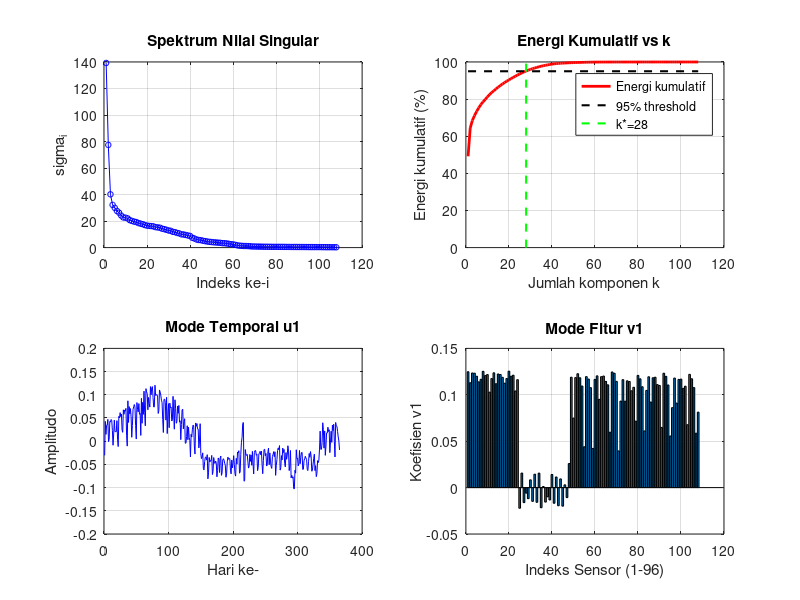
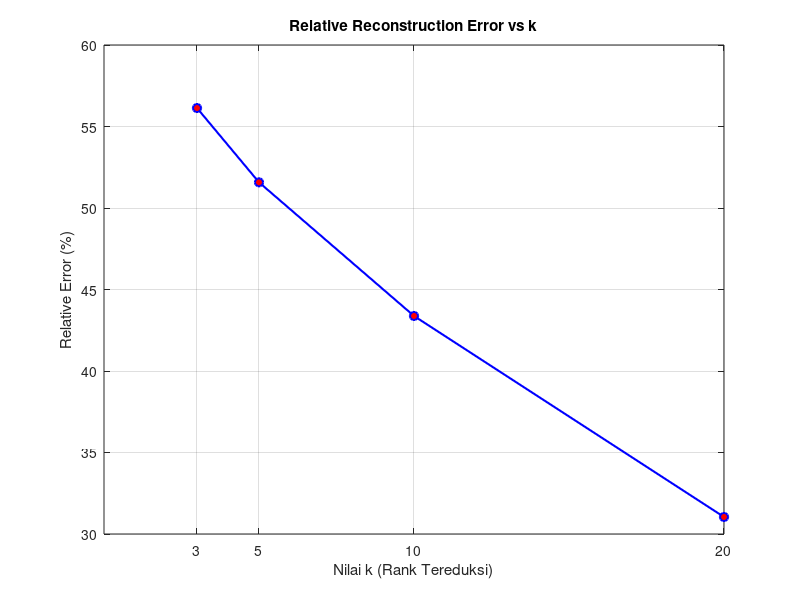
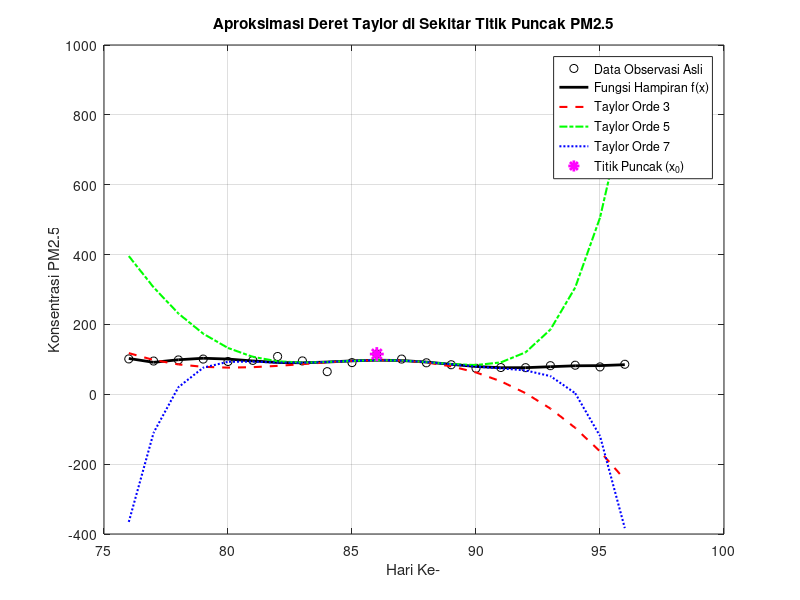
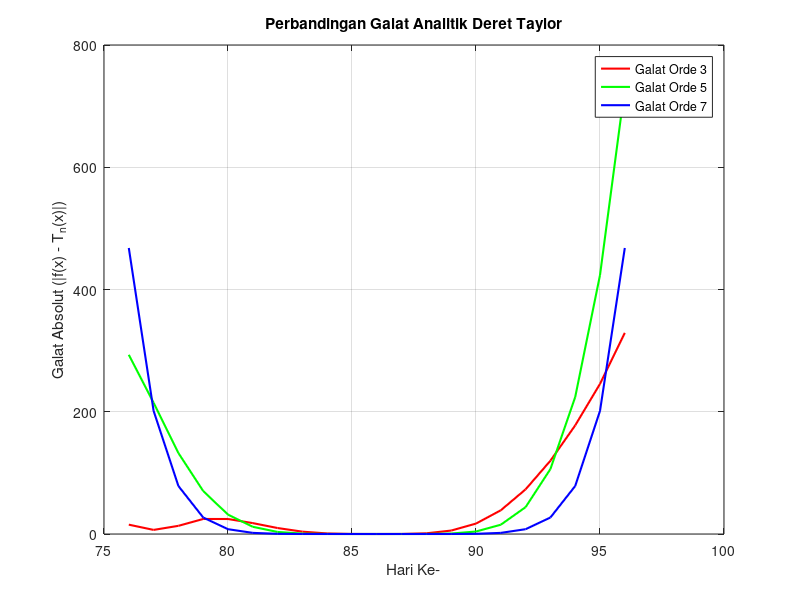

The MATLAB script that drew these images, in order: (Note: this script raises an error after producing the figures.)
clear; clc;

% Membaca dataset dari file CSV
data = dlmread('DataSet_KualitasUdara_K1.csv', ',', 1, 0);
% Mengekstrak  data (kolom 2 sampai 97)
A = data(:, 2:end);

%% BAGIAN 1
% Menampilkan ukuran matriks diawal untuk memverifikasi 
fprintf('BAGIAN 1: Matriks A dan Normalisasi Z-Score\n');
fprintf('Ukuran matriks A: %d baris x %d kolom\n', size(A, 1), size(A, 2));
[m, n] = size(A); % m = 365 (baris), n = 96 (kolom)

mean_j = (ones(1,m) * A) / m; % menghitung mean dari setiap kolom menggunakan operasi
                              % matriks dengan menjumlahkan semua baris tiap kolom, lalu dibagi m
simpangan = A - ones(m,1) * mean_j; % Menghtung simpangan agar rata-rata tiap kolom = 0
varians = (ones(1,m) * (simpangan .^ 2)) / m; % Menghitung varians setiap kolom
stddv = sqrt(varians); % Menghitung standar deviasi
% Mulai menghitung z_Score
Z = simpangan ./ (ones(m,1) * stddv);
fprintf('Ukuran matriks Z (setelah normalisasi): %d baris x %d kolom\n', size(Z,1), size(Z,2));
% verifikasi hasil normalisasi
mean_Z    = (ones(1,m) * Z) / m;
varians_Z   = (ones(1,m) * ((Z - ones(m,1)*mean_Z) .^ 2)) / m;
stddv_Z = sqrt(varians_Z);

fprintf('Verifikasi Normalisasi Z-Score:\n');
fprintf('Max nilai absolut mean Z : %.2e\n', max(abs(mean_Z)));
fprintf('Max selisih std Z dari 1 : %.2e\n', max(abs(stddv_Z - 1)));
fprintf('Min nilai Z : %.4f\n', min(Z(:)));
fprintf('Max nilai Z : %.4f\n', max(Z(:)));

%% Bagian 2 
% Melakukan SVD penuh pada matriks Z = U * S * V'
fprintf('BAGIAN 2: SVD Penuh dan Analisis Spektrum\n');

% Menghasilkan U(365x96), S(96x96), V(96x96)
[U, S, V] = svd(Z, 'econ');

% Menampilkan ukuran ketiga matriks hasil SVD untuk verifikasi
fprintf('Ukuran U  : %d x %d\n', size(U,1), size(U,2)); % vektor singular kiri
fprintf('Ukuran S  : %d x %d\n', size(S,1), size(S,2)); % nilai singular
fprintf('Ukuran V  : %d x %d\n', size(V,1), size(V,2)); % vektor singular kanan

% Verifikasi rekonstruksi Z = U * S * V'
Z_rekon = U * S * V';
err_rekon = norm(Z - Z_rekon, 'fro');
fprintf('Verifikasi rekonstruksi Z = U*S*V :\n');
fprintf('norm(Z - U*S*V) = %.2e\n', err_rekon);

% Verifikasi sifat ortogonal U dan V
err_U = max(max(abs(U'*U - eye(size(U,2)))));
err_V = max(max(abs(V'*V - eye(size(V,2)))));
fprintf('Cek U x U = I : max error = %.2e\n', err_U);
fprintf('Cek V x V = I : max error = %.2e\n', err_V);

% Mengambil nilai singular dari diagonal matriks S
sv = diag(S);

% Menghitung energi tiap komponen
energi = sv .^ 2;
total_energi = (ones(1, length(sv)) * energi);
energi_prop = energi / total_energi; % proporsi energi tiap komponen
energi_kum = cumsum(energi_prop); % energi kumulatif

% Menampilkan 10 nilai singular terbesar
fprintf('10 Nilai Singular Terbesar:\n');
fprintf('  i  |  sigma_i  |  Energi(%%)  |  Kumulatif(%%)\n');
fprintf('-----|-----------|------------|-------------\n');
for i = 1:10
    fprintf('  %2d | %9.4f | %10.4f | %11.4f\n', ...
        i, sv(i), energi_prop(i)*100, energi_kum(i)*100);
end

% Dekomposisi rank-1: Z = sigma1*u1*v1' + sigma2*u2*v2' + ...
fprintf('Dekomposisi Rank-1 (20 komponen pertama):\n');
fprintf('  i  |  sigma_i  |  Error sisa\n');
fprintf('-----|-----------|------------\n');

Z_approx = zeros(m, n); % matriks akumulasi komponen rank-1
for i = 1:20
    % Menambahkan komponen rank-1 ke-i
    komponen_i = S(i,i) * U(:,i) * V(:,i)';
    Z_approx = Z_approx + komponen_i;
    sisa = norm(Z - Z_approx, 'fro'); % error sisa setelah i komponen
    fprintf('  %2d | %9.4f | %11.4f\n', i, sv(i), sisa);
end

% Menentukan rank efektif k* berdasarkan energi kumulatif >= 95%
% k* = jumlah komponen minimum yang merangkum 95% variansi data
fprintf('Rank efektif untuk berbagai threshold energi:\n');
for thr = [0.90, 0.95, 0.99]
    k_thr = find(energi_kum >= thr, 1, 'first');
    fprintf('k untuk %.0f%% energi: %d (dari %d total)\n', thr*100, k_thr, n);
end

% Menetapkan rank efektif utama = 95%
k_efektif = find(energi_kum >= 0.95, 1, 'first');
fprintf('Rank efektif k* = %d\n', k_efektif);
fprintf('Energi kumulatif pada k=%d : %.4f%%\n', k_efektif, energi_kum(k_efektif)*100);

% Rekonstruksi rank-k untuk beberapa nilai k
k_list = unique([3, 5, 10, 20, k_efektif]);
fprintf('Rekonstruksi Rank-k:\n');
fprintf('  k  |  Energi Kum(%%)  |  Rel. Error(%%)\n');
fprintf('-----|----------------|---------------\n');
for idx = 1:length(k_list)
    k = k_list(idx);
    % Merekonstruksi Z dengan k komponen pertama
    Z_k = U(:,1:k) * S(1:k,1:k) * V(:,1:k)';
    % Menghitung relative error hasil rekonstruksi
    rel_err = norm(Z - Z_k, 'fro') / norm(Z, 'fro');
    fprintf('  %2d  | %14.4f | %13.4f\n', k, energi_kum(k)*100, rel_err*100);
end

% Menampilkan interpretasi nilai singular
fprintf('Interpretasi Nilai Singular:\n');
fprintf('sigma_1 = %.4f (%.2f%%) -> pola polusi dominan\n', sv(1), energi_prop(1)*100);
fprintf('sigma_2 = %.4f (%.2f%%) -> pola sekunder\n', sv(2), energi_prop(2)*100);
fprintf('sigma_%d = %.4f (%.2f%%) -> mulai merepresentasikan noise\n', ...
    k_efektif+1, sv(k_efektif+1), energi_prop(k_efektif+1)*100);

% Visualisasi spektrum nilai singular dan energi kumulatif
figure;

% Plot spektrum nilai singular
subplot(2, 2, 1);
plot(1:n, sv, 'b-o', 'MarkerSize', 4);
xlabel('Indeks ke-i');
ylabel('sigma_i');
title('Spektrum Nilai Singular');
grid on;

% Plot energi kumulatif dengan garis threshold 95%
subplot(2, 2, 2);
plot(1:n, energi_kum*100, 'r-', 'LineWidth', 2);
hold on;
plot([1 n], [95 95], 'k--', 'LineWidth', 1.5);
plot([k_efektif k_efektif], [0 100], 'g--', 'LineWidth', 1.5);
xlabel('Jumlah komponen k');
ylabel('Energi kumulatif (%)');
title('Energi Kumulatif vs k');
legend('Energi kumulatif', '95% threshold', sprintf('k*=%d', k_efektif));
grid on;

% Plot mode temporal u1 (pola polusi dominan sepanjang 365 hari)
subplot(2, 2, 3);
plot(1:365, U(:,1), 'b-');
xlabel('Hari ke-');
ylabel('Amplitudo');
title('Mode Temporal u1');
grid on;

% Plot mode fitur v1 
subplot(2, 2, 4);
bar(1:n, V(:,1));
xlabel('Indeks Sensor (1-96)');
ylabel('Koefisien v1');
title('Mode Fitur v1');
grid on;

%% Bagian 3 
% Rekonstruksi Matriks dengan Rank Tereduksi
fprintf('\nBAGIAN 3: Rekonstruksi Matriks (k = 3, 5, 10, 20)\n');

% Daftar nilai k yang akan dievaluasi
k_values = [3, 5, 10, 20];
errors = zeros(length(k_values), 1);

% Rumus: Akar dari jumlah kuadrat seluruh elemen matriks
kuadrat_Z = Z .^ 2;
jumlah_kuadrat_Z = sum(sum(kuadrat_Z)); % menjumlahkan semua elemen baris dan kolom
norm_Z_manual = sqrt(jumlah_kuadrat_Z);

for i = 1:length(k_values)
    k_val = k_values(i);

    % Mengambil k kolom/baris pertama dari U, S, dan V
    Uk = U(:, 1:k_val);
    Sk = S(1:k_val, 1:k_val);
    Vk = V(:, 1:k_val);

    % Rekonstruksi matriks tereduksi (Z_k)
    Zk = Uk * Sk * Vk';
    
    % 2. Menghitung relative reconstruction error 
    % Menghitung matriks selisih (Z - Zk)
    matriks_selisih = Z - Zk;

    % Menghitung Frobenius norm dari matriks selisih
    kuadrat_selisih = matriks_selisih .^ 2;
    jumlah_kuadrat_selisih = sum(sum(kuadrat_selisih));
    norm_selisih_manual = sqrt(jumlah_kuadrat_selisih);

    % Menghitung error relatif: ||Z - Z_k||_F / ||Z||_F
    rel_error = norm_selisih_manual / norm_Z_manual;
    errors(i) = rel_error;

    fprintf('Relative reconstruction error untuk k = %2d: %.4f (%.2f%%)\n', k_val, rel_error, rel_error * 100);
end

% Visualisasi Error Rekonstruksi 
figure('Name', 'Reconstruction Error', 'NumberTitle', 'off');
plot(k_values, errors * 100, 'b-o', 'LineWidth', 1.5, 'MarkerSize', 6, 'MarkerFaceColor', 'r');
title('Relative Reconstruction Error vs k');
xlabel('Nilai k (Rank Tereduksi)');
ylabel('Relative Error (%)');
xticks(k_values);
grid on;

%% Bagian 4
% Mengambil data waktu dan polutan di satu titik (titik ke-1 misal)
x_data = data(:, 1);       % Hari ke-
y_data = data(:, 2);       % PM2.5 di titik 1

% Mencari titik puncak polusi (maksimum)
[max_val, max_idx] = max(y_data);
x0 = x_data(max_idx);      % Hari saat puncak terjadi

fprintf('Titik puncak polusi terjadi pada hari ke-%d dengan PM2.5 = %.2f\n', x0, max_val);

% Membuat window (jendela data) di sekitar titik puncak
% Mengambil contoh 10 hari sebelum dan 10 hari sesudah puncak
win_size = 10;
idx_start = max(1, max_idx - win_size);
idx_end = min(length(x_data), max_idx + win_size);

x_win = x_data(idx_start:idx_end);
y_win = y_data(idx_start:idx_end);

% Membuat Fungsi Kontinu f(x) menggunakan Polinomial
% Kita fit dengan polinomial orde 8 agar kurvanya mulus dan bisa diturunkan sampai orde 7
p = polyfit(x_win, y_win, 8); 

% Menghitung Turunan Analitik dari Polinomial p(x)
p1 = polyder(p);   % Turunan ke-1
p2 = polyder(p1);  % Turunan ke-2
p3 = polyder(p2);  % Turunan ke-3
p4 = polyder(p3);  % Turunan ke-4
p5 = polyder(p4);  % Turunan ke-5
p6 = polyder(p5);  % Turunan ke-6
p7 = polyder(p6);  % Turunan ke-7

% Mengevaluasi nilai turunan tepat di titik puncak (x0)
d0 = polyval(p, x0);
d1 = polyval(p1, x0);
d2 = polyval(p2, x0);
d3 = polyval(p3, x0);
d4 = polyval(p4, x0);
d5 = polyval(p5, x0);
d6 = polyval(p6, x0);
d7 = polyval(p7, x0);

% Membangun Deret Taylor Orde 3, 5, dan 7
dx = x_win - x0; % (x - x0)

% Taylor Orde 3
T3 = d0 + d1.*dx + (d2/factorial(2)).*dx.^2 + (d3/factorial(3)).*dx.^3;

% Taylor Orde 5 (Melanjutkan dari Taylor 3)
T5 = T3 + (d4/factorial(4)).*dx.^4 + (d5/factorial(5)).*dx.^5;

% Taylor Orde 7 (Melanjutkan dari Taylor 5)
T7 = T5 + (d6/factorial(6)).*dx.^6 + (d7/factorial(7)).*dx.^7;

% 8. Menghitung Galat Aproksimasi Analitik (Absolute Error)
% Galat dihitung terhadap fungsi kontinu f(x) yang kita buat
f_true = polyval(p, x_win);
err3 = abs(f_true - T3);
err5 = abs(f_true - T5);
err7 = abs(f_true - T7);

% Visualisasi nihh

% Grafik pertamaa: Perbandingan Fungsi dan Deret Taylor
figure;
plot(x_win, y_win, 'ko', 'DisplayName', 'Data Observasi Asli'); hold on;
plot(x_win, f_true, 'k-', 'LineWidth', 2, 'DisplayName', 'Fungsi Hampiran f(x)');
plot(x_win, T3, 'r--', 'LineWidth', 1.5, 'DisplayName', 'Taylor Orde 3');
plot(x_win, T5, 'g-.', 'LineWidth', 1.5, 'DisplayName', 'Taylor Orde 5');
plot(x_win, T7, 'b:', 'LineWidth', 1.5, 'DisplayName', 'Taylor Orde 7');

% Menandai titik puncaknyaa
plot(x0, max_val, 'm*', 'MarkerSize', 10, 'LineWidth', 2, 'DisplayName', 'Titik Puncak (x_0)');

legend('Location', 'best');
title('Aproksimasi Deret Taylor di Sekitar Titik Puncak PM2.5');
xlabel('Hari Ke-'); 
ylabel('Konsentrasi PM2.5');
grid on;

% Grafik keduaaa: Perbandingan Galat
figure;
plot(x_win, err3, 'r-', 'LineWidth', 1.5, 'DisplayName', 'Galat Orde 3'); hold on;
plot(x_win, err5, 'g-', 'LineWidth', 1.5, 'DisplayName', 'Galat Orde 5');
plot(x_win, err7, 'b-', 'LineWidth', 1.5, 'DisplayName', 'Galat Orde 7');

legend('Location', 'best');
title('Perbandingan Galat Analitik Deret Taylor');
xlabel('Hari Ke-'); 
ylabel('Galat Absolut (|f(x) - T_n(x)|)');
grid on;

%% Bagian 5
%Turunan parsial fungsi konsentrasi polutan
n = length(PM25); %= 365
%Suhu dalam Celsius: 25-35 derajat
T = 28 + 5 * sin(2*pi*(1:n)/365)';
%Kelembaban dalam persen: 60-90%
H = 75 + 15 * cos(2*pi*(1:n)/365)';
%Kecepatan Angin dalam m/s: 1-5 m/s
W = 3 + 2 * sin(2*pi*(1:n)/180)';

%Rumus: C(T, H, W) = a0 + a1*T + a2*H + a3*W + a4*T*H + a5*H*W
fprintf('\nMenghitung koefisien regresi...\n');

%Susun matriks fitur X
X = [ones(n,1), T, H, W, T.*H, H.*W];

%Hitung koefisien dengan metode Least Squares: a = (X'X)^-1 * X' * C
a = (X' * X) \ (X' * PM25);

fprintf('Koefisien model berhasil dihitung.\n');
fprintf('  a0 (konstanta) = %.4f\n', a(1));
fprintf('  a1 (suhu T)    = %.4f\n', a(2));
fprintf('  a2 (kelembaban H) = %.4f\n', a(3));
fprintf('  a3 (angin W)   = %.4f\n', a(4));
fprintf('  a4 (T*H)       = %.4f\n', a(5));
fprintf('  a5 (H*W)       = %.4f\n', a(6));

fprintf('\n Turunan parsial analitik \n'); 

%Hitung nilai rata-rata T, H, W
T_mean = mean(T);
H_mean = mean(H);
W_mean = mean(W);

dC_dT = a(2) + a(5) * H_mean;
dC_dH = a(3) + a(5) * T_mean + a(6) * W_mean;
dC_dW = a(4) + a(6) * H_mean;

fprintf('Dihitung pada titik rata-rata: T=%.2f, H=%.2f, W=%.2f\n', T_mean, H_mean, W_mean);
fprintf('\ndC/dT (terhadap suhu)        = %.4f ug/m3 per degC\n', dC_dT);
fprintf('dC/dH (terhadap kelembaban)  = %.4f ug/m3 per persen\n', dC_dH);
fprintf('dC/dW (terhadap angin)       = %.4f ug/m3 per m/s\n', dC_dW);

% Rumus beda hingga: df/dx ≈ [f(x+h) - f(x-h)] / (2h)

fprintf('\n Verifikasi turunan numerik\n');

h = 0.01; % langkah kecil

% Fungsi anonim model C
C_model = @(t, hh, w) a(1) + a(2)*t + a(3)*hh + a(4)*w + a(5)*t.*hh + a(6)*hh.*w;

%% Bagian 6
% Analisis Paparan Polutan Menggunakan Integral
fprintf('BAGIAN 5: Perhitungan Paparan Polutan Menggunakan Integral\n');
profil_harian = mean(data_asli, 1); % Menghitung nilai mean tiap kolom sensor sepanjang tahun

% Membentuk domain kontinu waktu (t) dari jam 0 hingga jam 24.
t_data = linspace(0, 24, length(profil_harian));

% Menentukan batas-batas integrasi batas bawah (a) dan batas atas (b)
t_pagi_mulai = 6; t_pagi_selesai = 14; % Jendela waktu Pagi - Siang (8 jam)
t_malam_mulai = 14; t_malam_selesai = 22; % Jendela waktu Siang - Malam (8 jam)

% Digunakan polinomial derajat 7 (orde 7) untuk memodelkan fluktuasi polutan udara secara smooth
orde_poly = 7;
p_integral = polyfit(t_data, profil_harian, orde_poly);

% Proses Integrasi Simbolik 
p_integrasi = [p_integral ./ (orde_poly+1:-1:1), 0];

% Menghitung akumulasi eksak untuk Periode 1 (Pagi - Siang: 06.00 s.d 14.00)
analitik_pagi = polyval(p_integrasi, t_pagi_selesai) - polyval(p_integrasi, t_pagi_mulai);

% Menghitung akumulasi eksak untuk Periode 2 (Siang - Malam: 14.00 s.d 22.00)
analitik_malam = polyval(p_integrasi, t_malam_selesai) - polyval(p_integrasi, t_malam_mulai);

% Menggunakan pemetaan kondisi logis untuk mencari indeks baris di dalam matriks
idx_6 = find(t_data >= t_pagi_mulai, 1, 'first');
idx_14 = find(t_data >= t_pagi_selesai, 1, 'first');
idx_22 = find(t_data >= t_malam_selesai, 1, 'first');

% A. Perhitungan Aturan Trapesium untuk Jendela Pagi-Siang
t_pagi = t_data(idx_6:idx_14);       % Mengiris partisi waktu internal pagi
y_pagi = profil_harian(idx_6:idx_14);% Mengiris nilai polutan koordinat Y
N_pagi = length(t_pagi) - 1;         % Jumlah sub-interval partisi trapesium
h_pagi = (t_pagi(end) - t_pagi(1)) / N_pagi; % Menghitung lebar langkah (step size h)
% Implementasi Aturan Trapesium Komposisi: I = (h/2) * [y0 + 2*sum(y_i) + yN]
numerik_pagi = (h_pagi / 2) * (y_pagi(1) + 2*sum(y_pagi(2:end-1)) + y_pagi(end));

% B. Perhitungan Aturan Trapesium untuk Jendela Siang-Malam
t_malam = t_data(idx_14:idx_22);       % Mengiris partisi waktu internal malam
y_malam = profil_harian(idx_14:idx_22);% Mengiris nilai polutan koordinat Y
N_malam = length(t_malam) - 1;         % Jumlah sub-interval partisi trapesium
h_malam = (t_malam(end) - t_malam(1)) / N_malam; % Menghitung lebar langkah (step size h)
% Implementasi Aturan Trapesium Komposisi
numerik_malam = (h_malam / 2) * (y_malam(1) + 2*sum(y_malam(2:end-1)) + y_malam(end));

% Menghitung Galat Absolut: Nilai Mutlak dari |Solusi Analitik - Solusi Numerik|
err_abs_pagi = abs(analitik_pagi - numerik_pagi);
% Menghitung Galat Relatif dalam bentuk presentase terhadap Solusi Analitik Eksak
err_rel_pagi = (err_abs_pagi / analitik_pagi) * 100;
% Mengulangi perhitungan galat absolut dan relatif untuk sesi Siang-Malam
err_abs_malam = abs(analitik_malam - numerik_malam);
err_rel_malam = (err_abs_malam / analitik_malam) * 100;

% Proses pencetakan data numerik akhir secara terstruktur 
fprintf('\nHASIL INTEGRAL PAPARAN POLUTAN:\n');
fprintf('----------------------------------------------------------------\n');
fprintf('Periode Pagi-Siang (06.00 - 14.00):\n');
fprintf('   - Solusi Analitik (Poly-7)  : %.4f\n', analitik_pagi);
fprintf('   - Solusi Numerik (Trapezoid): %.4f\n', numerik_pagi);
fprintf('   - Galat Absolut             : %.4e\n', err_abs_pagi);
fprintf('   - Galat Relatif             : %.4f%%\n', err_rel_pagi);
fprintf('-----------------------------------------------------------------\n');
fprintf('Periode Siang-Malam (14.00 - 22.00):\n');
fprintf('   - Solusi Analitik (Poly-7)  : %.4f\n', analitik_malam);
fprintf('   - Solusi Numerik (Trapezoid): %.4f\n', numerik_malam);
fprintf('   - Galat Absolut             : %.4e\n', err_abs_malam);
fprintf('   - Galat Relatif             : %.4f%%\n', err_rel_malam);
fprintf('-----------------------------------------------------------------\n');

% visualisasi grafik
figure('Name', 'Analisis Integral Paparan Polutan', 'NumberTitle', 'off');

% Menggambar kurva kontinu beresolusi tinggi (500 titik) menggunakan koefisien polinomial
t_mulus = linspace(0, 24, 500);
y_mulus = polyval(p_integral, t_mulus);

% Plotting data asli diskret beserta kurva matematikanya
plot(t_data, profil_harian, 'k.', 'MarkerSize', 8, 'DisplayName', 'Data Rata-rata Polutan'); hold on;
plot(t_mulus, y_mulus, 'k-', 'LineWidth', 1.5, 'DisplayName', 'Kurva Pendekatan f(t)');

% Representasi Geometris Integral Sesi Pagi-Siang: Mewarnai area di bawah kurva dengan warna Hijau (g)
t_fill_pagi = linspace(t_pagi_mulai, t_pagi_selesai, 100);
y_fill_pagi = polyval(p_integral, t_fill_pagi);
fill([t_fill_pagi, fliplr(t_fill_pagi)], [y_fill_pagi, zeros(1,100)], 'g', ...
    'FaceAlpha', 0.3, 'DisplayName', sprintf('Pagi-Siang (Num: %.2f)', numerik_pagi));

% Representasi Geometris Integral Sesi Siang-Malam: Mewarnai area di bawah kurva dengan warna Merah (r)
t_fill_malam = linspace(t_malam_mulai, t_malam_selesai, 100);
y_fill_malam = polyval(p_integral, t_fill_malam);
fill([t_fill_malam, fliplr(t_fill_malam)], [y_fill_malam, zeros(1,100)], 'r', ...
    'FaceAlpha', 0.3, 'DisplayName', sprintf('Siang-Malam (Num: %.2f)', numerik_malam));

% Konfigurasi pelabelan aksis dan plot grafik ilmiah
title('Perbandingan Total Paparan Polutan berdasarkan Interval Waktu');
xlabel('Jam (Waktu) dalam 24 Jam');
ylabel('Konsentrasi Polutan');
xlim([0 24]);
xticks(0:2:24); % Membuat penanda waktu berjarak kelipatan 2 jam
grid on;
legend('Location', 'best');

%% Bagian 7
